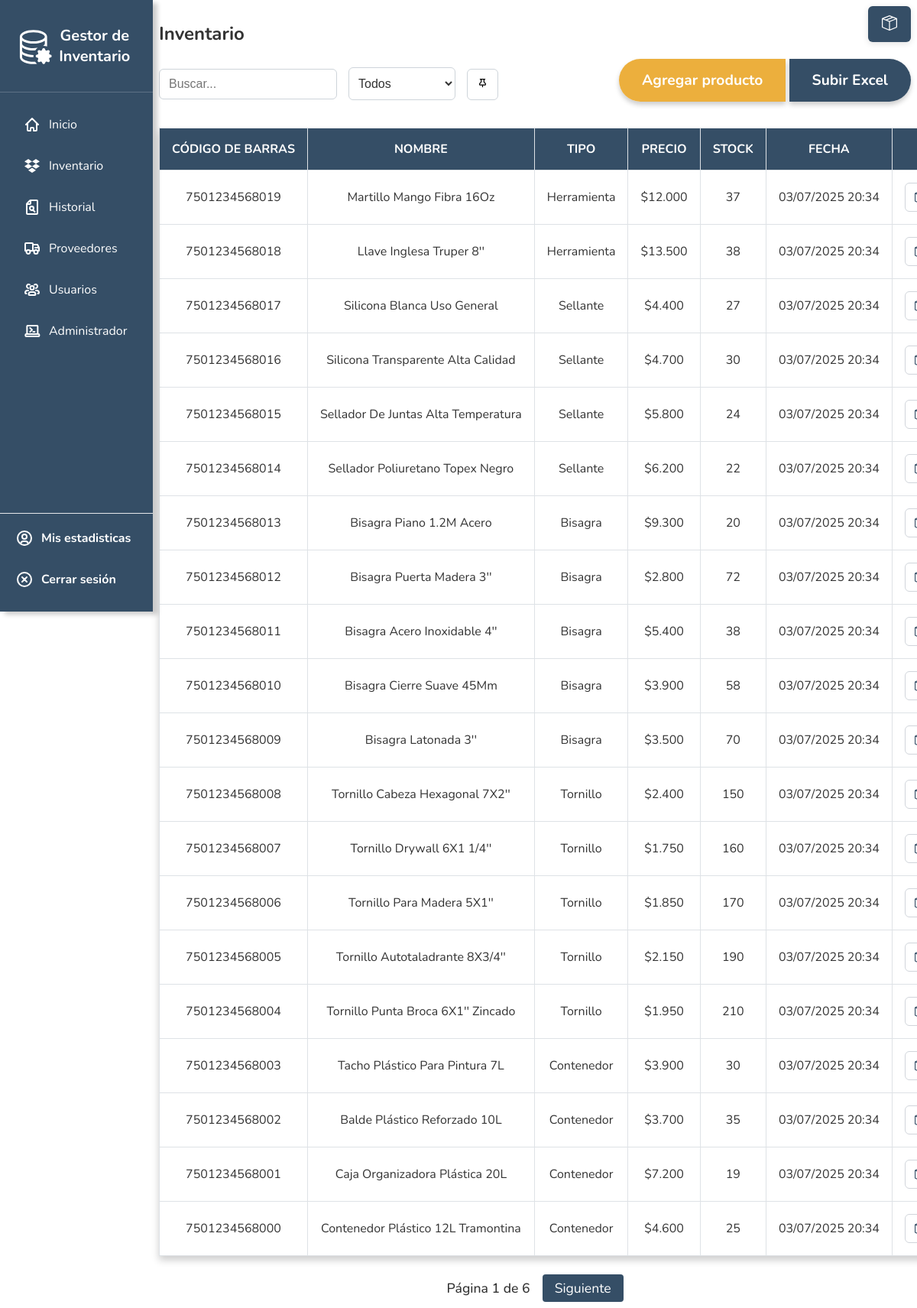
The app's page /inventario/ (signed in), older data.
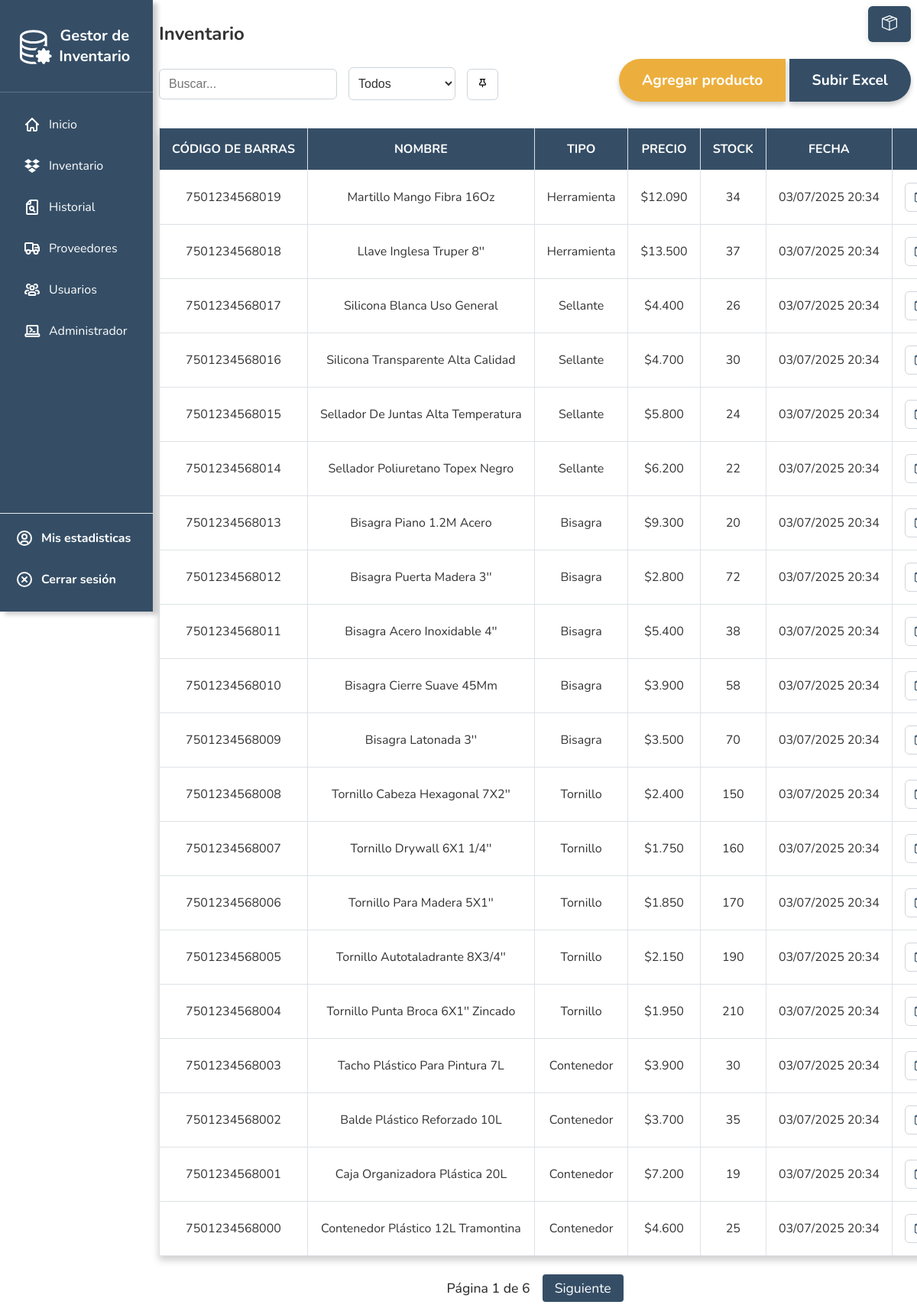
The same page, newer data.
### inventory/models.py (models this page shows, shortened)
class Producto(models.Model):
    name = models.CharField(max_length=200, default='Sin nombre')
    product_type = models.ForeignKey(ProductType, on_delete=models.CASCADE, verbose_name="Tipo")
    price = models.IntegerField()
    stock = models.IntegerField(default=0)
    codigo_barras = models.CharField(max_length=50, null=True, blank=True)
    date_added = models.DateTimeField(default=now, editable=False)
    class Meta:
        verbose_name = "Producto"
        verbose_name_plural = "Productos"

class ProductType(models.Model):
    name = models.CharField(max_length=100, unique=True)
    description = models.TextField(blank=True, null=True)
    is_active = models.BooleanField(default=True)
    created_at = models.DateTimeField(auto_now_add=True)
    class Meta:
        verbose_name = "Tipo de Producto"
        verbose_name_plural = "Tipos de Productos"

### inventory/views.py (the view)
# urls.py: path('inventario', inventario, name='inventario'),
@login_required
def inventario(request):
    query = request.GET.get('q', '')
    product_type_filter = request.GET.get('type', '')
    productos = Producto.objects.all()
    if query:
        productos = productos.filter(
            Q(name__icontains=query) |
            Q(codigo_barras__icontains=query)
        )
    if product_type_filter:
        productos = productos.filter(product_type__name=product_type_filter)
    from django.db.models import F
    productos = productos.annotate(
        codigo_barras_int=F('codigo_barras')
    ).order_by(
        F('codigo_barras').desc(nulls_last=True),
        '-id'
    )
    product_types = ProductType.objects.filter(is_active=True).order_by('name')
    paginator = Paginator(productos, 20)
    page_number = request.GET.get('page')
    productos = paginator.get_page(page_number)
    context = {
        'productos': productos,
        'product_types': product_types,
        'current_query': query,
        'current_type': product_type_filter
    }
    return render(request, 'inv/inventario.html', context)

### inventory/templatetags/number_filters.py (called while the page is built)
@register.filter
def comma_miles(value):
    try:
        return f"{int(value):,}".replace(",", ".")
    except:
        return value

### inventory/templates/inv/inventario.html (shortened to what this page needs)
{% extends 'inv/base.html' %}
{% load static %}
{% block body %}
<h2>Inventario</h2>
<div class="container-set-inventory">
  <div class="add_buttons">
    <div class="inventory-left">
      <div class="button-group">
        <input type="text" id="searchInput" placeholder="Buscar..." class="form-control d-inline-block w-auto" />
      </div>
      <div class="button-group">
        <select id="filterType" class="form-select d-inline-block w-auto">
          <option value="">Todos</option>
        </select>
        <button type="submit" class="dynamic-table-button">Entrar</button>
      </div>
    </div>
    <div class="inventory-right">
      <div class="button-group">
        <div class="button-group-fused">
          <a href="{% url 'producto_create' %}" class=" agregar-producto">Agregar producto</a>
          <a href="{% url 'upload_products_excel' %}" class=" agregar-excel">Subir Excel</a>
        </div>
      </div>
    </div>
  </div>
  <div id="tablaProductos">
    {% include 'inv/tabla_productos.html' %}
  </div>
  {% include 'inv/cart_panel.html' %}
  {% endblock %}

### inventory/templates/inv/tabla_productos.html (shortened to what this page needs)
{% load number_filters %}
<div class="table-responsive">
  <table class="table table-striped">
    <thead>
      <tr>
        <th>Código de Barras</th>
        <th>Nombre</th>
        <th>Tipo</th>
        <th>Precio</th>
        <th>Stock</th>
        <th>Fecha</th>
        <th>Acciones</th>
      </tr>
    </thead>
    <tbody>
      {% for producto in productos %}
      <tr>
        <td>{{ producto.codigo_barras|default:"-" }}</td>
        <td>{{ producto.name }}</td>
        <td>{{ producto.product_type.name }}</td>
        <td>${{ producto.price|comma_miles }}</td>
        <td>{{ producto.stock }}</td>
        <td>{{ producto.date_added|date:"d/m/Y H:i" }}</td>
        <td>
          <div class="table-action-group">
            <a class="cart-inv-btn table-action btn-action-sm" data-product-id="{{ producto.id }}"  data-product-name="{{ producto.name }}" data-product-price="{{ producto.price }}" data-product-stock="{{ producto.stock }}" title="Agregar al carrito">
            </a>
          </div>
        </td>
      </tr>
      {% empty %}
      <tr>
        <td colspan="7" class="text-center">No hay productos disponibles</td>
      </tr>
      {% endfor %}
    </tbody>
  </table>
</div>
<div class="pagination">
  <span>Página {{ productos.number }} de {{ productos.paginator.num_pages }}</span>
  {% if productos.has_next %}
  <a
    href="?page={{ productos.next_page_number }}{% if current_query %}&q={{ current_query }}{% endif %}{% if current_type %}&type={{ current_type }}{% endif %}">Siguiente</a>
  {% endif %}
</div>

Row changes from the older to the newer data that the page shows:
changed Producto "Martillo Mango Fibra 16Oz": price|comma_miles "12.000" → "12.090"; stock "37" → "34"
changed Producto "Llave Inglesa Truper 8''": stock "38" → "37"
changed Producto "Silicona Blanca Uso General": stock "27" → "26"
